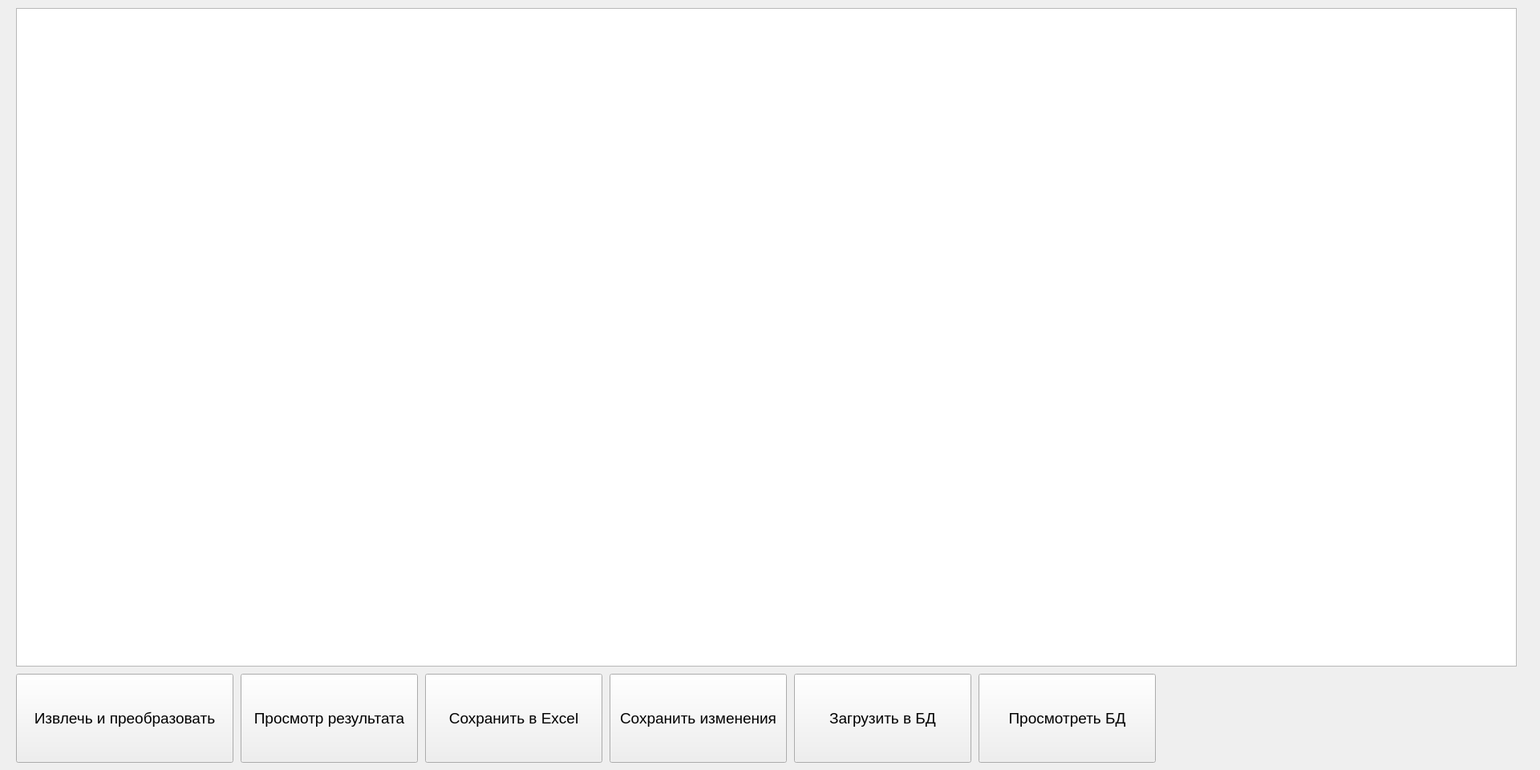
<?xml version="1.0" encoding="UTF-8"?>
<ui version="4.0">
 <class>AdminForm</class>
 <widget class="QWidget" name="AdminForm">
  <property name="geometry">
   <rect>
    <x>0</x>
    <y>0</y>
    <width>1920</width>
    <height>960</height>
   </rect>
  </property>
  <property name="windowTitle">
   <string>Администратор</string>
  </property>
  <widget class="QPushButton" name="pushButton">
   <property name="geometry">
    <rect>
     <x>20</x>
     <y>840</y>
     <width>271</width>
     <height>111</height>
    </rect>
   </property>
   <property name="font">
    <font>
     <pointsize>14</pointsize>
    </font>
   </property>
   <property name="text">
    <string>Извлечь и преобразовать</string>
   </property>
  </widget>
  <widget class="QPushButton" name="pushButton_2">
   <property name="geometry">
    <rect>
     <x>300</x>
     <y>840</y>
     <width>221</width>
     <height>111</height>
    </rect>
   </property>
   <property name="font">
    <font>
     <pointsize>14</pointsize>
    </font>
   </property>
   <property name="text">
    <string>Просмотр результата</string>
   </property>
  </widget>
  <widget class="QPushButton" name="pushButton_3">
   <property name="geometry">
    <rect>
     <x>990</x>
     <y>840</y>
     <width>221</width>
     <height>111</height>
    </rect>
   </property>
   <property name="font">
    <font>
     <pointsize>14</pointsize>
    </font>
   </property>
   <property name="text">
    <string>Загрузить в БД</string>
   </property>
  </widget>
  <widget class="QTableView" name="tableView">
   <property name="enabled">
    <bool>true</bool>
   </property>
   <property name="geometry">
    <rect>
     <x>20</x>
     <y>10</y>
     <width>1871</width>
     <height>821</height>
    </rect>
   </property>
   <property name="font">
    <font>
     <pointsize>10</pointsize>
    </font>
   </property>
  </widget>
  <widget class="QPushButton" name="pushButton_4">
   <property name="geometry">
    <rect>
     <x>1220</x>
     <y>840</y>
     <width>221</width>
     <height>111</height>
    </rect>
   </property>
   <property name="font">
    <font>
     <pointsize>14</pointsize>
    </font>
   </property>
   <property name="text">
    <string>Просмотреть БД</string>
   </property>
  </widget>
  <widget class="QPushButton" name="pushButton_5">
   <property name="geometry">
    <rect>
     <x>760</x>
     <y>840</y>
     <width>221</width>
     <height>111</height>
    </rect>
   </property>
   <property name="font">
    <font>
     <pointsize>14</pointsize>
    </font>
   </property>
   <property name="text">
    <string>Сохранить изменения</string>
   </property>
   <property name="checkable">
    <bool>false</bool>
   </property>
   <property name="autoDefault">
    <bool>false</bool>
   </property>
   <property name="default">
    <bool>false</bool>
   </property>
   <property name="flat">
    <bool>false</bool>
   </property>
  </widget>
  <widget class="QPushButton" name="pushButton_6">
   <property name="geometry">
    <rect>
     <x>530</x>
     <y>840</y>
     <width>221</width>
     <height>111</height>
    </rect>
   </property>
   <property name="font">
    <font>
     <pointsize>14</pointsize>
    </font>
   </property>
   <property name="text">
    <string>Сохранить в Excel</string>
   </property>
   <property name="checkable">
    <bool>false</bool>
   </property>
   <property name="autoDefault">
    <bool>false</bool>
   </property>
   <property name="default">
    <bool>false</bool>
   </property>
   <property name="flat">
    <bool>false</bool>
   </property>
  </widget>
 </widget>
 <resources/>
 <connections/>
</ui>
